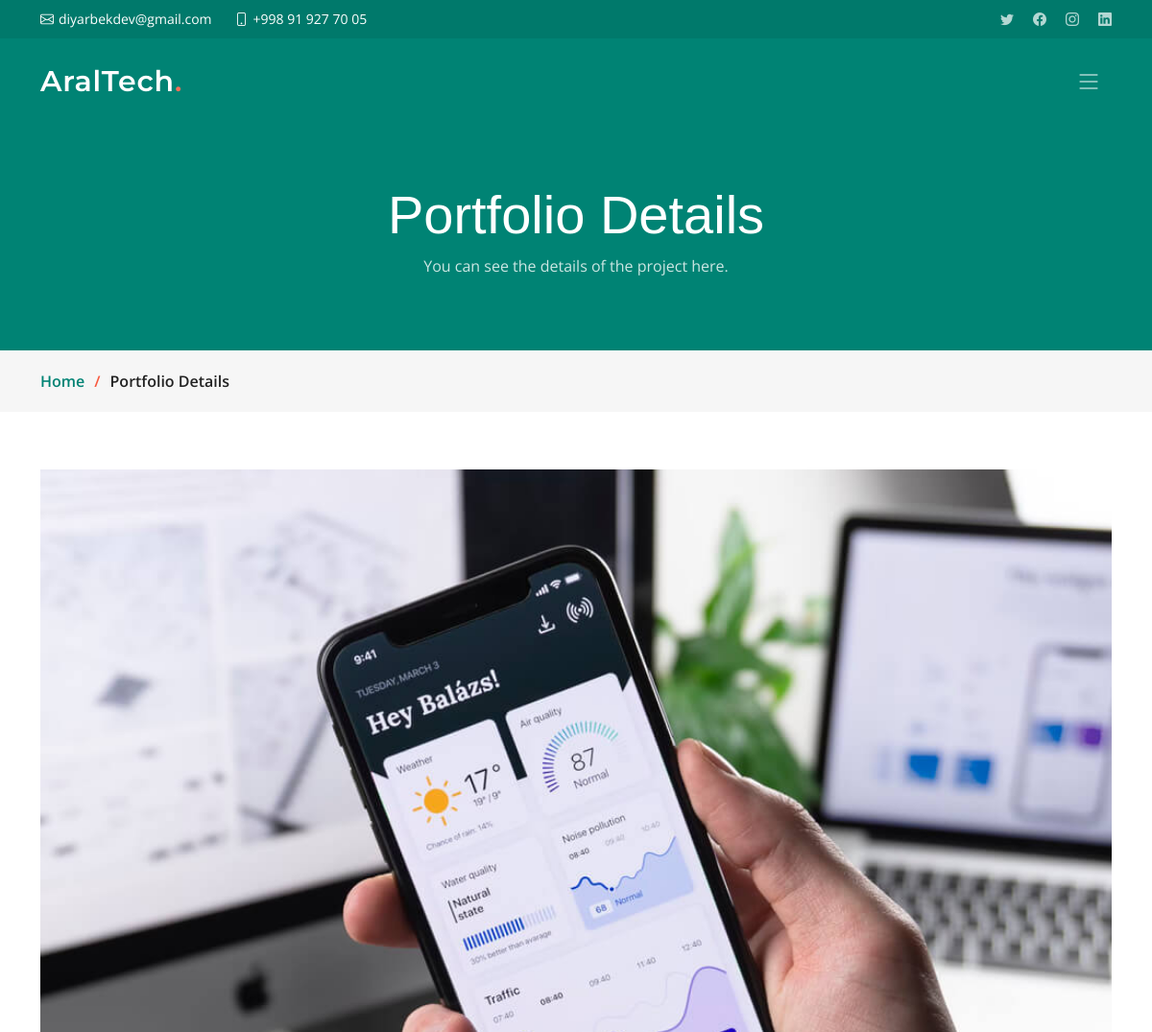
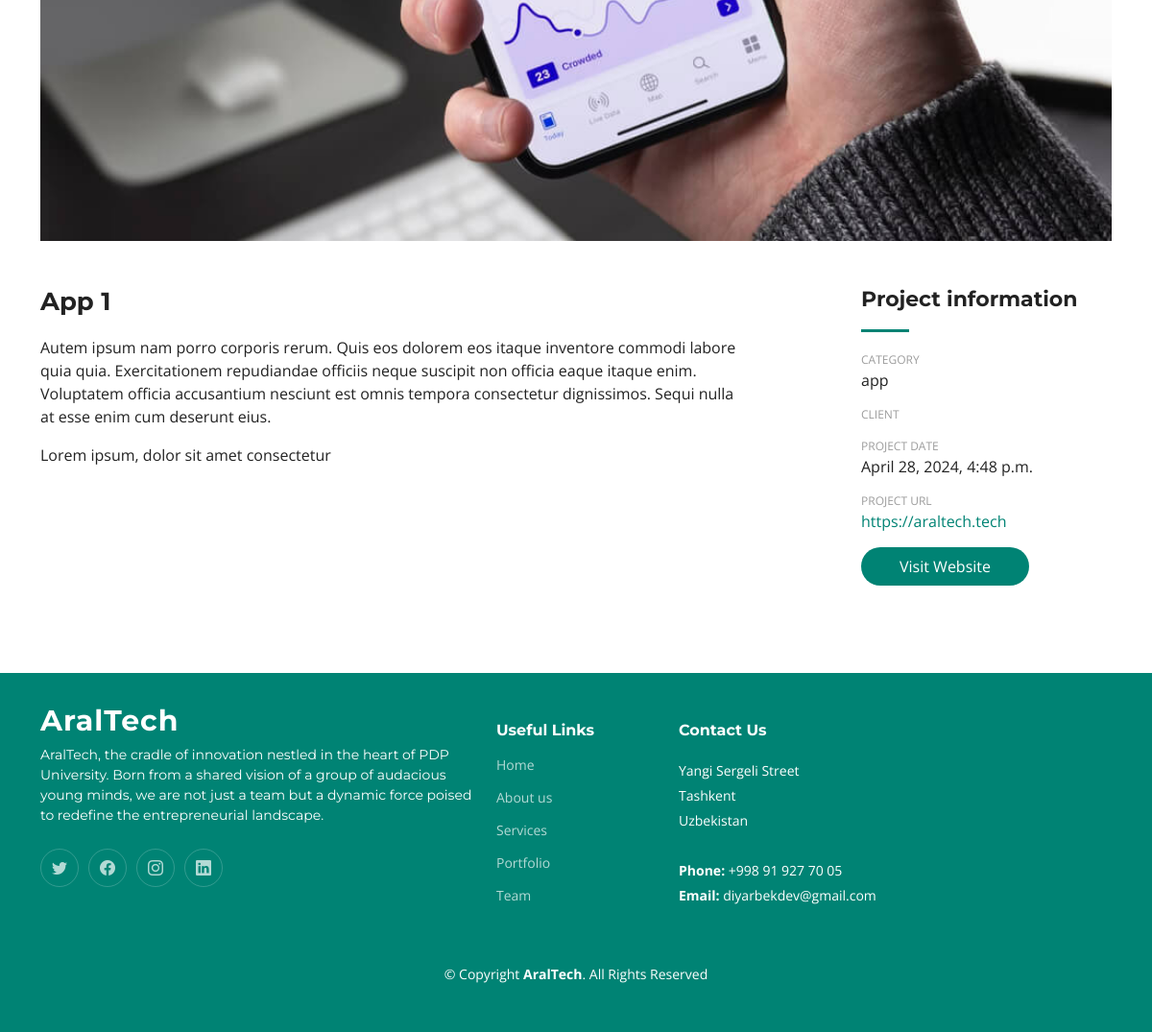
The app's page /portfolio-details/1/ with its own data (2 pictures, top to bottom).
### aral_app/models.py (models this page shows, shortened)
class PortfolioModel(models.Model):
    class Status(models.TextChoices):
        PUBLISHED = 'PUBLISHED', 'Published'
        DRAFT = 'DRAFT', 'Draft'
    title = models.CharField(max_length=100)
    description = models.TextField()
    category = models.ForeignKey(ProjectCategoryModel, on_delete=models.CASCADE)
    client = models.CharField(max_length=100, default='')
    url = models.URLField(max_length=200)
    image = models.ImageField(upload_to='portfolio/')
    status = models.CharField(max_length=10, choices=Status.choices, default=Status.DRAFT)
    created_at = models.DateTimeField(auto_now_add=True)
    updated_at = models.DateTimeField(auto_now=True)

class ProjectCategoryModel(models.Model):
    name = models.CharField(max_length=100)
    def __str__(self):
        return self.name

### aral_app/views.py (the view)
# urls.py: path('portfolio-details/<int:id>/', project_details, name='project_details'),
def project_details(request, id):
    project = PortfolioModel.objects.get(id=id)
    recent_projects = PortfolioModel.objects.exclude(id=id).order_by('-created_at')[:3]
    categories = ProjectCategoryModel.objects.all()
    context = {
        'project': project,
        'categories': categories,
        'recent_projects': recent_projects,
    }
    return render(request, 'portfolio-details.html', context)

### templates/portfolio-details.html (shortened to what this page needs)
{% extends 'base.html' %}
{% block content %}
    {% load static %}
    <main id="main">
        <div class="breadcrumbs">
            <div class="page-header d-flex align-items-center">
                <div class="container position-relative">
                    <div class="row d-flex justify-content-center">
                        <div class="col-lg-6 text-center">
                            <h2>Portfolio Details</h2>
                            <p>You can see the details of the project here.</p>
                        </div>
                    </div>
                </div>
            </div>
            <nav>
                <div class="container">
                    <ol>
                        <li><a href="/">Home</a></li>
                        <li>Portfolio Details</li>
                    </ol>
                </div>
            </nav>
        </div>
        <section id="portfolio-details" class="portfolio-details">
            <div class="container" data-aos="fade-up">
                <div class="position-relative h-100">
                    <div class="slides-1 portfolio-details-slider swiper">
                        <div class="swiper-wrapper align-items-center">
                            <div class="swiper-slide">
                                <img src="{{ project.image.url }}" alt="">
                            </div>
                        </div>
                    </div>
                </div>
                <div class="row justify-content-between gy-4 mt-4">
                    <div class="col-lg-8">
                        <div class="portfolio-description">
                            <h2>{{ project.title }}</h2>
                            <p>
                                Autem ipsum nam porro corporis rerum. Quis eos dolorem eos itaque inventore commodi
                                labore quia quia. Exercitationem repudiandae officiis neque suscipit non officia eaque
                                itaque enim. Voluptatem officia accusantium nesciunt est omnis tempora consectetur
                                dignissimos. Sequi nulla at esse enim cum deserunt eius.
                            </p>
                            <p>
                                {{ project.description }}
                            </p>
                        </div>
                    </div>
                    <div class="col-lg-3">
                        <div class="portfolio-info">
                            <h3>Project information</h3>
                            <ul>
                                <li><strong>Category</strong> <span>{{ project.category }}</span></li>
                                <li><strong>Client</strong> </li>
                                <li><strong>Project date</strong> <span>{{ project.created_at }}</span></li>
                                <li><strong>Project URL</strong> <a href="#">{{ project.url }}</a></li>
                                <li><a href="{{ project.url }}" class="btn-visit align-self-start">Visit Website</a></li>
                            </ul>
                        </div>
                    </div>
                </div>
            </div>
        </section>
    </main>
{% endblock %}

### static/css/main.css (style rules this page uses)
:root { --font-default: "Open Sans", system-ui, -apple-system, "Segoe UI", Roboto, "Helvetica Neue", Arial, "Noto Sans", "Liberation Sans", sans-serif, "Apple Color Emoji", "Segoe UI Emoji", "Segoe UI Symbol", "Noto Color Emoji"; --font-primary: "Montserrat", sans-serif; --font-secondary: "Poppins", sans-serif; }
:root { --color-default: #222222; --color-primary: #008374; --color-secondary: #f85a40; }
:root { scroll-behavior: smooth; }
body { font-family: var(--font-default); color: var(--color-default); }
a { color: var(--color-primary); text-decoration: none; }
h1, h2, h3, h4, h5, h6 { font-family: var(--font-primary); }
section { padding: 60px 0; overflow: hidden; scroll-margin-top: 70px; overflow: clip; }
.breadcrumbs .page-header { padding: 60px 0 60px 0; min-height: 20vh; position: relative; background-color: var(--color-primary); }
.breadcrumbs .page-header h2 { font-size: 56px; font-weight: 500; color: #fff; font-family: var(--font-secondary); }
.breadcrumbs .page-header p { color: rgba(255, 255, 255, 0.8); }
.breadcrumbs nav { background-color: #f6f6f6; padding: 20px 0; }
.breadcrumbs nav ol { display: flex; flex-wrap: wrap; list-style: none; margin: 0; padding: 0; font-size: 16px; font-weight: 600; color: var(--color-default); }
.breadcrumbs nav ol a { color: var(--color-primary); transition: 0.3s; }
.breadcrumbs nav ol li+li { padding-left: 10px; }
.breadcrumbs nav ol li+li::before { display: inline-block; padding-right: 10px; color: var(--color-secondary); content: "/"; }
.portfolio-details .portfolio-details-slider img { width: 100%; }
.portfolio-details .portfolio-info h3 { font-size: 22px; font-weight: 700; margin-bottom: 20px; padding-bottom: 20px; position: relative; }
.portfolio-details .portfolio-info h3:after { content: ""; position: absolute; display: block; width: 50px; height: 3px; background: var(--color-primary); left: 0; bottom: 0; }
.portfolio-details .portfolio-info ul { list-style: none; padding: 0; font-size: 15px; }
.portfolio-details .portfolio-info ul li { display: flex; flex-direction: column; padding-bottom: 15px; font-size: 16px; }
.portfolio-details .portfolio-info ul strong { text-transform: uppercase; font-weight: 400; color: #9c9c9c; font-size: 12px; }
.portfolio-details .portfolio-info .btn-visit { padding: 8px 40px; background: var(--color-primary); color: #fff; border-radius: 50px; transition: 0.3s; }
.portfolio-details .portfolio-description h2 { font-size: 26px; font-weight: 700; margin-bottom: 20px; }
.portfolio-details .portfolio-description p { padding: 0; }

### records on screen
PortfolioModel: image (picture), title "App 1", description "Lorem ipsum, dolor sit amet consectetur", category "app", created_at "April 28, 2024, 4:48 p.m.", url "https://araltech.tech"
